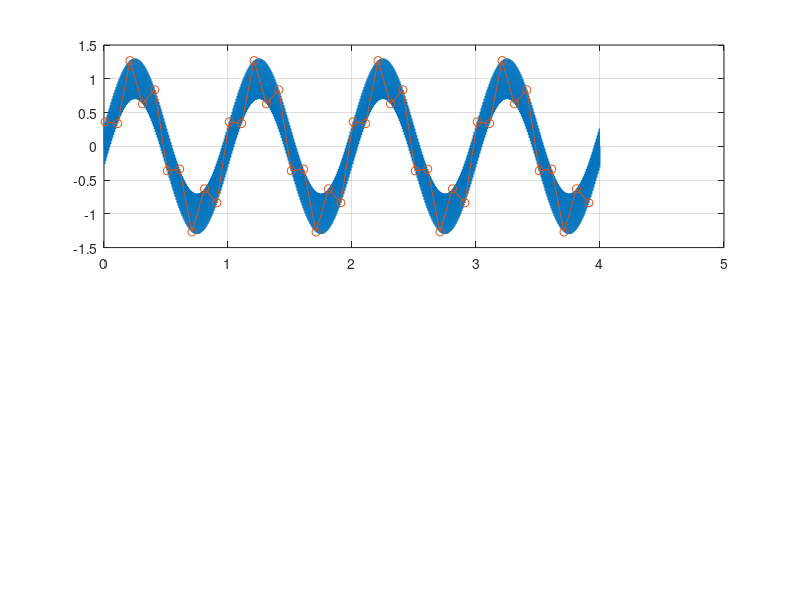

Recreate this plot in MATLAB. (Note: this script raises an error after producing the figure.)
%% Filter Examples
% J.Currie May 2023
clc
clear
% set(gcf,'position',[490   380   621   468])

% Also see Control/Filter/Tests/mxFilter_tests.m for unit testing.


%% Aliasing: Example, Same Freq
clc
clf

% Generate "continuous" 10Hz sine wave
Fs = 1e3; % Assume 1kHz fast enough
Fsine = 10;
tFinal = 2;
t = 0:(1/Fs):tFinal;
u = sin(Fsine*2*pi*t); % remember w [rad/s] = 2*pi*f [Hz]

% Sample at same frequency of sine frequency
Fn = Fsine * 1;
tn = (0:(1/Fn):tFinal);
un = interp1(t,u,tn);

subplot(211)
plot(t,u,tn,un,'o-')
grid on; 
legend('Input Sine','Sampled Input')
title(sprintf('Sampled at %.2fx Max Freq of Interest',Fn/Fsine));

subplot(212)
plot(tn,un,'o-')
grid on; xlabel('Time [s]')
legend('Samples')

%% Aliasing: Example, Same Freq, Phase Offset
clf

% Sample at same frequency of sine frequency, but add phase offset
Fn = Fsine * 1;
tn = (0:(1/Fn):tFinal) + 0.01;
un = interp1(t,u,tn);

subplot(211)
plot(t,u,tn,un,'o-')
grid on; 
legend('Input Sine','Sampled Input')
title(sprintf('Sampled at %.2fx Max Freq of Interest, with Phase Offset',Fn/Fsine));

subplot(212)
plot(tn,un,'o-')
grid on; xlabel('Time [s]')
legend('Samples')

%% Aliasing: Example, Slightly Higher Freq
clf

% Sample just higher than sine frequency
Fn = Fsine * 1.05;
tn = (0:(1/Fn):tFinal);
un = interp1(t,u,tn);

subplot(211)
plot(t,u,tn,un,'o-')
grid on; 
legend('Input Sine','Sampled Input')
title(sprintf('Sampled at %.2fx Max Freq of Interest',Fn/Fsine));

subplot(212)
plot(tn,un,'o-')
grid on; xlabel('Time [s]')
legend('Samples')

%% Aliasing: Example, Slightly Lower Freq
clf

% Sample just lower than sine frequency
Fn = Fsine * 0.95;
tn = (0:(1/Fn):tFinal);
un = interp1(t,u,tn);

subplot(211)
plot(t,u,tn,un,'o-')
grid on; 
legend('Input Sine','Sampled Input')
title(sprintf('Sampled at %.2fx Max Freq of Interest',Fn/Fsine));

subplot(212)
plot(tn,un,'o-')
grid on; xlabel('Time [s]')
legend('Samples')

%% Aliasing: Example, At Nyquist
clf

% Sample at Nyquist Frequency
Fn = Fsine * 2;
tn = (0:(1/Fn):tFinal);
un = interp1(t,u,tn);

subplot(211)
plot(t,u,tn,un,'o-')
grid on; 
legend('Input Sine','Sampled Input')
title(sprintf('Sampled at %.2fx Max Freq of Interest',Fn/Fsine));

subplot(212)
plot(tn,un,'o-')
grid on; xlabel('Time [s]')
legend('Samples')

%% Aliasing: Example, At 2*Nyquist
clf

% Sample at 2x Nyquist Frequency
Fn = Fsine * 4;
tn = (0:(1/Fn):tFinal);
un = interp1(t,u,tn);

subplot(211)
plot(t,u,tn,un,'o-')
grid on; 
legend('Input Sine','Sampled Input')
title(sprintf('Sampled at %.2fx Max Freq of Interest',Fn/Fsine));

subplot(212)
plot(tn,un,'o-')
grid on; xlabel('Time [s]')
legend('Samples')

%% Aliasing: Anti-Aliasing no AA
clc
clf

% Generate "continuous" sine wave with 1Hz and 125Hz components
Fs = 1e3; % Assume 1kHz fast enough
Fsine1 = 1;
Fsine2 = 125;
tFinal = 4;
t = 0:(1/Fs):tFinal;
u = sin(Fsine1*2*pi*t) + 0.3*sin(Fsine2*2*pi*t);

% Sample at 10x max freq of interest (in this case, 10x1Hz)
Fn = Fsine1 * 10;
tn = (0:(1/Fn):tFinal) + 1e-2; % + Phase offset 
un = interp1(t,u,tn);

subplot(211)
plot(t,u,tn,un,'o-')
grid on; 
legend('Input Sine','Sampled Input','location','sw')
title(sprintf('Sampled at %.2fx Max Freq of Interest',Fn/Fsine1));

subplot(212)
plot(tn,un,'o-')
grid on; xlabel('Time [s]')
legend('Samples')

%% Anti-Aliasing Analog LPF
clc
clf

% Anti-Aliasing Analog (continuous) LPF
N = 2; % order
Fc = 2; % 3dB corner frequency [Hz]
[b,a] = butter(N,2*pi*Fc,'s'); % Note analog filter
Gs = tf(b,a);
uAA = lsim(Gs,u,t); % Note filter before sample

% Sample at 10x max freq of interest (in this case, 10x1Hz)
Fn = Fsine1 * 10;
tn = (0:(1/Fn):tFinal);
un = interp1(t,uAA,tn);

subplot(211)
plot(t,u,t,uAA,tn,un,'o-')
grid on; 
legend('Input Signal','Analog LPF Anti-Aliased','Anti-Aliased Samples','location','sw')
title(sprintf('Sampled at %.2fx Max Freq of Interest with Analog AA LPF',Fn/Fsine1));

subplot(212)
plot(tn,un,'o-')
grid on; xlabel('Time [s]')
legend('Anti-Aliased Samples','location','sw')

%% Aliasing: Anti-Aliasing Digital LPF (only)
clc
clf

% Sample input > Nyquist Freq (>2x freq of interest)
Fn = Fsine1 * 2.5;
tn = (0:(1/Fn):tFinal);
un = interp1(t,u,tn);

% Anti-Aliasing Digital LPF at sample rate
N = 2; % order
Fc = 1.2; % 3dB corner frequency [Hz]
h  = fdesign.lowpass('N,F3dB', N, Fc, Fn); 
Hd = design(h, 'butter');

% Filter samples
ufilt = filter(Hd,un); % Note filter after sample

subplot(211)
plot(t,u,tn,un,'o-',tn,ufilt,'o-')
grid on; 
legend('Input Signal','Sampled Input','Digital LPF Anti-Aliased Samples','location','sw')
title(sprintf('Sampled at %.2fx Max Freq of Interest with Digital AA LPF',Fn/Fsine1));

subplot(212)
plot(tn,ufilt,'o-')
grid on; xlabel('Time [s]')
legend('Anti-Aliased Samples','location','sw')


%% Aliasing: Anti-Aliasing Digital LPF and Oversampling
clc
clf

% Oversampled samples with 4x Oversampling (4x Nyquist Freq)
FNyquist = Fsine1 * 2;
FOversample = FNyquist * 4;
tn = (0:(1/FOversample):tFinal) + 1e-2;
un = interp1(t,u,tn);

% Anti-Aliasing Digital LPF 
N = 2; % order
Fc = 2; % 3dB corner frequency [Hz]
h  = fdesign.lowpass('N,F3dB', N, Fc, FOversample); 
Hd = design(h, 'butter');

% Filter samples
ufilt = filter(Hd,un); % Note filter after sample

subplot(211)
plot(t,u,tn,un,'o-',tn,ufilt,'o-')
grid on; 
legend('Input Signal','Sampled Input','Anti-Aliased Samples','location','sw')
title(sprintf('Over Sampled at %.2fx Max Freq of Interest with Digital AA LPF',Fn/Fsine1));

subplot(212)
plot(tn,un,'o-',tn,ufilt,'o-')
grid on; xlabel('Time [s]')
legend('Oversampled Samples','Anti-Aliased Samples','location','sw')


%% Aliasing: Anti-Aliasing Combined Analog and Digital LPF and Oversampling
clc
clf

% Anti-Aliasing Analog (continuous) LPF via 1st Order Resistor-Capacitor
% https://www.allaboutcircuits.com/technical-articles/understanding-transfer-functions-for-low-pass-filters/
% Note: Fc [rad/s] = 1/RC
Fc = 10; % 3dB corner frequency [Hz]
R = 10e3; % Example, [ohms]
C = 1/(2*pi*Fc*R); % Capacitance [F]
Gs = tf(1,[R*C 1]);
uAA = lsim(Gs,u,t); % Note analog filter before sample

% Oversampled samples of analog filter output with 8x Oversampling (8x Nyquist Freq)
FNyquist = Fsine1 * 2;
FOversample = FNyquist * 8;
tn = (0:(1/FOversample):tFinal);
un = interp1(t,uAA,tn);

% Anti-Aliasing Digital LPF 
N = 4; % order
Fc = 2; % 3dB corner frequency [Hz]
h  = fdesign.lowpass('N,F3dB', N, Fc, FOversample); 
Hd = design(h, 'butter');

% Filter samples
ufilt = filter(Hd,un); % Note filter after sample

subplot(211)
plot(t,u,t,uAA,tn,un,'o-')
grid on; 
legend('Input Signal','Analog LPF Anti-Aliased','Over Sampled Input','location','sw')
title(sprintf('Over Sampled at %.2fx Max Freq of Interest with Analog+Digital AA LPFs',FOversample/Fsine1));

subplot(212)
plot(tn,un,'o-',tn,ufilt,'o-')
grid on; xlabel('Time [s]')
legend('Oversampled Samples','Combined Anti-Aliased Samples','location','sw')

%% PSD to confirm lumpiness
clc
clf

% PSD of each signal
[Pu,Fu] = periodogram(u,[],[],Fs,'power');
[PAA,~] = periodogram(uAA,[],[],Fs,'power');
[Pun,Fun] = periodogram(un,[],[],FOversample,'power');
[Pfilt,~] = periodogram(ufilt,[],[],FOversample,'power');

subplot(211)
plot(Fu,10*log10(Pu))
hold on
plot(Fu,10*log10(PAA))
hold off
grid on;
title('PSD Estimate')
ylabel('Power [dB]');
xlim([0 200]); ylim([-120 0])
legend('Input Signal','After Analog Filter')

subplot(212)
plot(Fun,10*log10(Pun))
hold on
plot(Fun,10*log10(Pfilt))
hold off;
grid on;
xlabel('Frequency [Hz]');
ylabel('Power [dB]');
xlim([0 8]); ylim([-60 0])
legend('Oversampled Samples','After Digital Filter')

%% FFT: Basic Usage
clc
clf

Fs = 1e3;      % Sampling Frequency [Hz]
T = 1/Fs;      % Sampling Interval [s]
L = 2000;      % Number of elements in input signal
t = (0:L-1)*T; % Time vector [s]

% Create a time series signal with 3 cosine waves, with varying amplitude and
% phase
% 0.7, 10Hz, +10deg
x = 0.7*cos(10*2*pi*t + deg2rad(10));
% 0.3, 60Hz, +30deg
x = x + 0.3*cos(60*2*pi*t + deg2rad(30));
% % 0.1, 110Hz, -45deg
x = x + 0.1*cos(110*2*pi*t - deg2rad(45));

% Perform FFT
y = fft(x);

% Compute the single sided (i.e. just positive frequencies) spectrum
P2 = abs(y/L); % double sided initially
P1 = P2(1:L/2+1);
P1(2:end-1) = 2*P1(2:end-1); % single sided, even number of samples

% Due to numerical precision, remove small components for phase calculation
z = y;
tol = 1e-6;
z(abs(z) < tol) = 0;

% Compute single sided phase
phase = angle(z)*180/pi; % double sided initially
phase = phase(1:L/2+1);

% Single sided frequency vector (note resolution related to sample length!)
f = Fs*(0:(L/2))/L;

% Plot
subplot(211)
plot(f,P1) 
title("Single-Sided Spectrum")
ylabel("Amplitude"); grid on;

subplot(212)
plot(f,phase) 
xlabel("Frequency [Hz]")
ylabel("Phase [deg]"); grid on;
xlim([0 500])

%% Inverse ifft
clf
% Inverse fft
xI = ifft(y)

% Plot
plot(t,x,t,xI,'x')
xlim([0 0.4])
title("Inverse FFT")
ylabel("Amplitude"); grid on;
xlabel('Time [s]')
legend('Original Input Data','ifft Output')

%% Periodogram PS
clc
clf

window = [];        % rectangular window (default)
nfft = length(x);   % number of points in the fft

% Compute Power Spectrum
periodogram(x,window,nfft,Fs,'power')

% Manual Calculation of Power
% Remember Power = 2 * A^2/4 or A^2/2
cos1Power = 10*log10(0.7^2/2)
cos2Power = 10*log10(0.3^2/2)
cos3Power = 10*log10(0.1^2/2)

%% Periodgram PS vs Sampling Frequency: Broadband
clc
clf

% Generate some broadband (not just a single tone) data
xbb = chirp(t,1,0.5,100); % Linear chirp 0s = 1Hz, 0.5s = 100Hz 

% Same sampling frequency, but less samples
xbb1 = xbb(1:L/2);
xbb2 = xbb(1:L/4);

% Generate Power Spectrums
window = [];
[pxx,f] = periodogram(xbb,window,length(xbb),Fs,'power');
[pxx1,f1] = periodogram(xbb1,window,length(xbb1),Fs,'power');
[pxx2,f2] = periodogram(xbb2,window,length(xbb2),Fs,'power');

% Plot
plot(f2,10*log10(abs(pxx2)),f1,10*log10(abs(pxx1)),f,10*log10(abs(pxx)))
xlim([0 Fs2/2]); ylim([-80 0]); grid on;
xlabel('Frequency [Hz]')
ylabel('Power [dB]')
legend(sprintf('Freq Resolution %.2f Hz',mean(diff(f2))),sprintf('Freq Resolution %.2f Hz',mean(diff(f1))),sprintf('Freq Resolution %.2f Hz',mean(diff(f))))
title('Power Spectrum Estimate vs Frequency Resolution')

%% Periodgram PS vs Sampling Frequency: Pure Tones
clc
clf

% x contains our 3x pure tones from previous examples

% Same sampling frequency, but less samples
x1 = x(1:L/2);
x2 = x(1:L/4);

% Generate Power Spectrums
window = [];
[pxx,f] = periodogram(x,window,length(x),Fs,'power');
[pxx1,f1] = periodogram(x1,window,length(x1),Fs,'power');
[pxx2,f2] = periodogram(x2,window,length(x2),Fs,'power');

% Plot
plot(f2,10*log10(abs(pxx2)),'x',f1,10*log10(abs(pxx1)),'o',f,10*log10(abs(pxx)))
xlim([0 Fs2/2]); ylim([-80 0]); grid on;
xlabel('Frequency [Hz]')
ylabel('Power [dB]')
legend(sprintf('Freq Resolution %.2f Hz',mean(diff(f2))),sprintf('Freq Resolution %.2f Hz',mean(diff(f1))),sprintf('Freq Resolution %.2f Hz',mean(diff(f))))
title('Power Spectrum Estimate vs Frequency Resolution')

%% Periodogram PSD
clc
clf

window = [];        % rectangular window (default)
nfft = length(x);   % number of points in the fft

% Compute Power Spectral Density
periodogram(x,window,nfft,Fs)

% Freq Resolution
freqRes = Fs/nfft;

% Manual Calculation of Power Spectral Density (Power/freqRes)
% Remember Power = 2 * A^2/4 or A^2/2
cos1PSD = 10*log10(0.7^2/2/freqRes)
cos2PSD = 10*log10(0.3^2/2/freqRes)
cos3PSD = 10*log10(0.1^2/2/freqRes)

%% Periodgram PSD vs Sampling Frequency: Broadband
clc
clf

% xbb contains our chirp from the previos example

% Same sampling frequency, but less samples
xbb1 = xbb(1:L/2);
xbb2 = xbb(1:L/4);

% Generate Power Spectral Density Estimates
window = [];
[pxx,f] = periodogram(xbb,window,length(xbb),Fs);
[pxx1,f1] = periodogram(xbb1,window,length(xbb1),Fs);
[pxx2,f2] = periodogram(xbb2,window,length(xbb2),Fs);

% Plot
plot(f2,10*log10(abs(pxx2)),f1,10*log10(abs(pxx1)),f,10*log10(abs(pxx)))
xlim([0 Fs2/2]); ylim([-80 0]); grid on;
xlabel('Frequency [Hz]')
ylabel('Power Spectral Density [dB/Hz]')
legend(sprintf('Freq Resolution %.2f Hz',mean(diff(f2))),sprintf('Freq Resolution %.2f Hz',mean(diff(f1))),sprintf('Freq Resolution %.2f Hz',mean(diff(f))))
title('Power Spectral Density Estimate vs Frequency Resolution')

%% Periodgram PSD vs Sampling Frequency: Pure Tones
clc
clf

% x contains our 3x pure tones from previous examples

% Same sampling frequency, but less samples
x1 = x(1:L/2);
x2 = x(1:L/4);

% Generate Power Spectral Density Estimates
window = [];
[pxx,f] = periodogram(x,window,length(x),Fs);
[pxx1,f1] = periodogram(x1,window,length(x1),Fs);
[pxx2,f2] = periodogram(x2,window,length(x2),Fs);

% Plot
plot(f2,10*log10(abs(pxx2)),'x',f1,10*log10(abs(pxx1)),'o',f,10*log10(abs(pxx)))
xlim([0 Fs2/2]); ylim([-80 0]); grid on;
xlabel('Frequency [Hz]')
ylabel('Power Spectral Density [dB/Hz]')
legend(sprintf('Freq Resolution %.2f Hz',mean(diff(f2))),sprintf('Freq Resolution %.2f Hz',mean(diff(f1))),sprintf('Freq Resolution %.2f Hz',mean(diff(f))))
title('Power Spectral Density Estimate vs Frequency Resolution')

%% SOS: Order vs Stability, Double
clc
clf

% Design Notch Filters with Increasing Order
Ts  = 0.01;
Fc1 = 0.8;  % First Cutoff Frequency
Fc2 = 1.25;  % Second Cutoff Frequency
h6  = fdesign.bandstop('N,F3dB1,F3dB2', 6, Fc1, Fc2, 1/Ts);
Hd6 = design(h6, 'butter');
h8  = fdesign.bandstop('N,F3dB1,F3dB2', 8, Fc1, Fc2, 1/Ts);
Hd8 = design(h8, 'butter');
h10  = fdesign.bandstop('N,F3dB1,F3dB2', 10, Fc1, Fc2, 1/Ts);
Hd10 = design(h10, 'butter');
h12  = fdesign.bandstop('N,F3dB1,F3dB2', 12, Fc1, Fc2, 1/Ts);
Hd12 = design(h12, 'butter');

% Convert each to standard IIR format
[num6,den6] = tf(Hd6);
[num8,den8] = tf(Hd8);
[num10,den10] = tf(Hd10);
[num12,den12] = tf(Hd12);

% Simulate each
t = 0:Ts:10;
u = sin(1*2*pi*t);
y6 = filter(num6,den6,u); 
y8 = filter(num8,den8,u); 
y10 = filter(num10,den10,u); 
y12 = filter(num12,den12,u);

plot(t,u,t,y6,t,y8,t,y10,t,y12)
ylim([-2 2]); grid on;
xlabel('Time [s]');
ylabel('Magnitude')
legend('Input','N=6','N=8','N=10','N=12')
title('Notch Filter Response: Double Precision IIR')

%% SOS: Order vs Stability, Single
clc
clf

% Design Notch Filters with Increasing Order
Ts  = 0.01;
Fc1 = 0.8;  % First Cutoff Frequency
Fc2 = 1.25;  % Second Cutoff Frequency
h2  = fdesign.bandstop('N,F3dB1,F3dB2', 2, Fc1, Fc2, 1/Ts);
Hd2 = design(h2, 'butter');
h4  = fdesign.bandstop('N,F3dB1,F3dB2', 4, Fc1, Fc2, 1/Ts);
Hd4 = design(h4, 'butter');
h6  = fdesign.bandstop('N,F3dB1,F3dB2', 6, Fc1, Fc2, 1/Ts);
Hd6 = design(h6, 'butter');

% Convert each to standard IIR format
[num2,den2] = tf(Hd2);
[num4,den4] = tf(Hd4);
[num6,den6] = tf(Hd6);

% Simulate each
t = 0:Ts:10;
u = sin(1*2*pi*t);
y2 = filter(single(num2),single(den2),single(u)); 
y4 = filter(single(num4),single(den4),single(u)); 
y6 = filter(single(num6),single(den6),single(u)); 

plot(t,u,t,y2,t,y4,t,y6)
ylim([-2 2]); grid on;
xlabel('Time [s]');
ylabel('Magnitude')
legend('Input','N=2','N=4','N=6')
title('Notch Filter Response: Single Precision IIR')

%% SOS: Order vs Stability, SOS Double
clc
clf

% Design Notch Filters with Increasing Order
Ts  = 0.01;
Fc1 = 0.8;  % First Cutoff Frequency
Fc2 = 1.25;  % Second Cutoff Frequency
h6  = fdesign.bandstop('N,F3dB1,F3dB2', 6, Fc1, Fc2, 1/Ts);
Hd6 = design(h6, 'butter');
h8  = fdesign.bandstop('N,F3dB1,F3dB2', 8, Fc1, Fc2, 1/Ts);
Hd8 = design(h8, 'butter');
h10  = fdesign.bandstop('N,F3dB1,F3dB2', 10, Fc1, Fc2, 1/Ts);
Hd10 = design(h10, 'butter');
h12  = fdesign.bandstop('N,F3dB1,F3dB2', 12, Fc1, Fc2, 1/Ts);
Hd12 = design(h12, 'butter');

% Simulate each in standard SOS format
t = 0:Ts:10;
u = sin(1*2*pi*t);
y6 = filter(Hd6,u); 
y8 = filter(Hd8,u); 
y10 = filter(Hd10,u); 
y12 = filter(Hd12,u);

plot(t,u,t,y6,t,y8,t,y10,t,y12)
ylim([-2 2]); grid on;
xlabel('Time [s]');
ylabel('Magnitude')
legend('Input','N=6','N=8','N=10','N=12')
title('Notch Filter Response: Double Precision SOS')

%% Software: FIR Moving Average
clc
clf

% 6th Order Moving Average FIR Filter
N = 6;
b = (1/(N+1))*ones(1,(N+1));
a = 1;

% Initialize MEX interface to C Filter
mxCFilter('Init',b,a)

% Filter input sine wave
Fs = 100;
t = 0:(1/Fs):0.5;
u = sin(5*2*pi*t); % 5Hz Input
y = mxCFilter('Update',u);

% Plot Output
plot(t,u,t,y)
grid on; xlabel('Time [s]'); ylabel('Magnitude')
legend('Input','Output')
title('FIR Example: Moving Average Filter')


%% Software: IIR HPF
clc
clf

% 2nd Order IIR HPF
Fs = 100;
Fc = 5; % Corner Freq [Hz]
N = 2;
h  = fdesign.highpass('N,F3dB', N, Fc, Fs);
Hd = design(h, 'butter');
[b,a] = tf(Hd);

% Initialize MEX interface to C Filter
mxCFilter('Init',b,a)

% Filter input sine wave
t = 0:(1/Fs):4;
u = sin(2*2*pi*t); % 2Hz Input
y = mxCFilter('Update',u);

% Plot Output
plot(t,u,t,y)
grid on; xlabel('Time [s]'); ylabel('Magnitude')
legend('Input','Output')
title('IIR Example: High Pass Filter')

%% Software: SOS Notch
clc
clf

% 2nd Order Notch as SOS
Fs = 100;
Fc1 = 0.8;   % First Cutoff Frequency
Fc2 = 1.25;  % Second Cutoff Frequency
N = 2;
h  = fdesign.bandstop('N,F3dB1,F3dB2', N, Fc1, Fc2, Fs);
Hd = design(h, 'butter');

% Initialize MEX interface to C SOS Filter using Filter Object Directly
mxCSOSFilter('Init',Hd)
% or via the coefficient structure
mxCSOSFilter('Init',Hd.coeffs)
% or via the SOS Matrix and Gain Vector individually
mxCSOSFilter('Init',Hd.sosMatrix, Hd.ScaleValues)

% Filter input sine wave
t = 0:(1/Fs):4;
u = sin(1*2*pi*t); % 1Hz Input
y = mxCSOSFilter('Update',u);

% Plot Output
plot(t,u,t,y)
grid on; xlabel('Time [s]'); ylabel('Magnitude')
legend('Input','Output')
title('SOS Example: Notch Filter')
